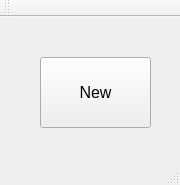
<?xml version="1.0" encoding="UTF-8"?>
<ui version="4.0">
 <class>MainWindow</class>
 <widget class="QMainWindow" name="MainWindow">
  <property name="geometry">
   <rect>
    <x>0</x>
    <y>0</y>
    <width>180</width>
    <height>185</height>
   </rect>
  </property>
  <property name="windowTitle">
   <string>MainWindow</string>
  </property>
  <widget class="QWidget" name="centralWidget">
   <widget class="QPushButton" name="pushButton">
    <property name="geometry">
     <rect>
      <x>40</x>
      <y>40</y>
      <width>111</width>
      <height>71</height>
     </rect>
    </property>
    <property name="font">
     <font>
      <pointsize>12</pointsize>
     </font>
    </property>
    <property name="text">
     <string>New</string>
    </property>
   </widget>
  </widget>
  <widget class="QMenuBar" name="menuBar">
   <property name="geometry">
    <rect>
     <x>0</x>
     <y>0</y>
     <width>180</width>
     <height>21</height>
    </rect>
   </property>
  </widget>
  <widget class="QToolBar" name="mainToolBar">
   <attribute name="toolBarArea">
    <enum>TopToolBarArea</enum>
   </attribute>
   <attribute name="toolBarBreak">
    <bool>false</bool>
   </attribute>
  </widget>
  <widget class="QStatusBar" name="statusBar"/>
 </widget>
 <layoutdefault spacing="6" margin="11"/>
 <resources/>
 <connections/>
</ui>
